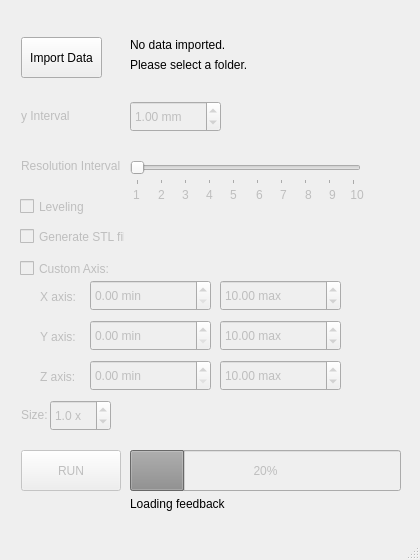
<?xml version="1.0" encoding="UTF-8"?>
<ui version="4.0">
 <class>MainWindow</class>
 <widget class="QMainWindow" name="MainWindow">
  <property name="enabled">
   <bool>true</bool>
  </property>
  <property name="geometry">
   <rect>
    <x>0</x>
    <y>0</y>
    <width>420</width>
    <height>560</height>
   </rect>
  </property>
  <property name="sizePolicy">
   <sizepolicy hsizetype="Preferred" vsizetype="Preferred">
    <horstretch>0</horstretch>
    <verstretch>0</verstretch>
   </sizepolicy>
  </property>
  <property name="minimumSize">
   <size>
    <width>0</width>
    <height>0</height>
   </size>
  </property>
  <property name="windowTitle">
   <string>MainWindow</string>
  </property>
  <widget class="QWidget" name="centralwidget">
   <widget class="QPushButton" name="pushButton_run">
    <property name="enabled">
     <bool>false</bool>
    </property>
    <property name="geometry">
     <rect>
      <x>21</x>
      <y>450</y>
      <width>100</width>
      <height>41</height>
     </rect>
    </property>
    <property name="sizePolicy">
     <sizepolicy hsizetype="Minimum" vsizetype="Ignored">
      <horstretch>0</horstretch>
      <verstretch>0</verstretch>
     </sizepolicy>
    </property>
    <property name="minimumSize">
     <size>
      <width>1</width>
      <height>0</height>
     </size>
    </property>
    <property name="text">
     <string>RUN</string>
    </property>
   </widget>
   <widget class="QProgressBar" name="progressBar">
    <property name="enabled">
     <bool>false</bool>
    </property>
    <property name="geometry">
     <rect>
      <x>130</x>
      <y>450</y>
      <width>271</width>
      <height>41</height>
     </rect>
    </property>
    <property name="value">
     <number>20</number>
    </property>
   </widget>
   <widget class="QLabel" name="label_loading">
    <property name="geometry">
     <rect>
      <x>130</x>
      <y>496</y>
      <width>231</width>
      <height>16</height>
     </rect>
    </property>
    <property name="text">
     <string>Loading feedback</string>
    </property>
   </widget>
   <widget class="QLabel" name="label_9">
    <property name="enabled">
     <bool>false</bool>
    </property>
    <property name="geometry">
     <rect>
      <x>322</x>
      <y>184</y>
      <width>21</width>
      <height>21</height>
     </rect>
    </property>
    <property name="text">
     <string>9</string>
    </property>
    <property name="scaledContents">
     <bool>false</bool>
    </property>
    <property name="alignment">
     <set>Qt::AlignCenter</set>
    </property>
   </widget>
   <widget class="QLabel" name="label_8">
    <property name="enabled">
     <bool>false</bool>
    </property>
    <property name="geometry">
     <rect>
      <x>298</x>
      <y>184</y>
      <width>21</width>
      <height>21</height>
     </rect>
    </property>
    <property name="text">
     <string>8</string>
    </property>
    <property name="scaledContents">
     <bool>false</bool>
    </property>
    <property name="alignment">
     <set>Qt::AlignCenter</set>
    </property>
   </widget>
   <widget class="QLabel" name="label_7">
    <property name="enabled">
     <bool>false</bool>
    </property>
    <property name="geometry">
     <rect>
      <x>273</x>
      <y>184</y>
      <width>21</width>
      <height>21</height>
     </rect>
    </property>
    <property name="text">
     <string>7</string>
    </property>
    <property name="scaledContents">
     <bool>false</bool>
    </property>
    <property name="alignment">
     <set>Qt::AlignCenter</set>
    </property>
   </widget>
   <widget class="QLabel" name="label_6">
    <property name="enabled">
     <bool>false</bool>
    </property>
    <property name="geometry">
     <rect>
      <x>249</x>
      <y>184</y>
      <width>21</width>
      <height>21</height>
     </rect>
    </property>
    <property name="text">
     <string>6</string>
    </property>
    <property name="scaledContents">
     <bool>false</bool>
    </property>
    <property name="alignment">
     <set>Qt::AlignCenter</set>
    </property>
   </widget>
   <widget class="QLabel" name="label_5">
    <property name="enabled">
     <bool>false</bool>
    </property>
    <property name="geometry">
     <rect>
      <x>223</x>
      <y>184</y>
      <width>21</width>
      <height>21</height>
     </rect>
    </property>
    <property name="text">
     <string>5</string>
    </property>
    <property name="scaledContents">
     <bool>false</bool>
    </property>
    <property name="alignment">
     <set>Qt::AlignCenter</set>
    </property>
   </widget>
   <widget class="QLabel" name="label_4">
    <property name="enabled">
     <bool>false</bool>
    </property>
    <property name="geometry">
     <rect>
      <x>199</x>
      <y>184</y>
      <width>21</width>
      <height>21</height>
     </rect>
    </property>
    <property name="text">
     <string>4</string>
    </property>
    <property name="scaledContents">
     <bool>false</bool>
    </property>
    <property name="alignment">
     <set>Qt::AlignCenter</set>
    </property>
   </widget>
   <widget class="QLabel" name="label_3">
    <property name="enabled">
     <bool>false</bool>
    </property>
    <property name="geometry">
     <rect>
      <x>175</x>
      <y>184</y>
      <width>21</width>
      <height>21</height>
     </rect>
    </property>
    <property name="text">
     <string>3</string>
    </property>
    <property name="scaledContents">
     <bool>false</bool>
    </property>
    <property name="alignment">
     <set>Qt::AlignCenter</set>
    </property>
   </widget>
   <widget class="QLabel" name="label_2">
    <property name="enabled">
     <bool>false</bool>
    </property>
    <property name="geometry">
     <rect>
      <x>151</x>
      <y>184</y>
      <width>21</width>
      <height>21</height>
     </rect>
    </property>
    <property name="text">
     <string>2</string>
    </property>
    <property name="scaledContents">
     <bool>false</bool>
    </property>
    <property name="alignment">
     <set>Qt::AlignCenter</set>
    </property>
   </widget>
   <widget class="QLabel" name="label_1">
    <property name="enabled">
     <bool>false</bool>
    </property>
    <property name="geometry">
     <rect>
      <x>126</x>
      <y>184</y>
      <width>21</width>
      <height>21</height>
     </rect>
    </property>
    <property name="text">
     <string>1</string>
    </property>
    <property name="scaledContents">
     <bool>false</bool>
    </property>
    <property name="alignment">
     <set>Qt::AlignCenter</set>
    </property>
   </widget>
   <widget class="QLabel" name="label_importData2">
    <property name="geometry">
     <rect>
      <x>130</x>
      <y>57</y>
      <width>241</width>
      <height>16</height>
     </rect>
    </property>
    <property name="text">
     <string>Please select a folder.</string>
    </property>
   </widget>
   <widget class="QLabel" name="label_importData">
    <property name="geometry">
     <rect>
      <x>130</x>
      <y>37</y>
      <width>241</width>
      <height>16</height>
     </rect>
    </property>
    <property name="text">
     <string>No data imported.</string>
    </property>
   </widget>
   <widget class="QLabel" name="label_resInterval">
    <property name="enabled">
     <bool>false</bool>
    </property>
    <property name="geometry">
     <rect>
      <x>21</x>
      <y>158</y>
      <width>111</width>
      <height>16</height>
     </rect>
    </property>
    <property name="text">
     <string>Resolution Interval</string>
    </property>
   </widget>
   <widget class="QCheckBox" name="checkBox">
    <property name="enabled">
     <bool>false</bool>
    </property>
    <property name="geometry">
     <rect>
      <x>20</x>
      <y>228</y>
      <width>105</width>
      <height>17</height>
     </rect>
    </property>
    <property name="layoutDirection">
     <enum>Qt::LeftToRight</enum>
    </property>
    <property name="autoFillBackground">
     <bool>true</bool>
    </property>
    <property name="text">
     <string>Generate STL file</string>
    </property>
   </widget>
   <widget class="QPushButton" name="pushButton_importData">
    <property name="geometry">
     <rect>
      <x>21</x>
      <y>37</y>
      <width>81</width>
      <height>41</height>
     </rect>
    </property>
    <property name="sizePolicy">
     <sizepolicy hsizetype="Minimum" vsizetype="Fixed">
      <horstretch>0</horstretch>
      <verstretch>0</verstretch>
     </sizepolicy>
    </property>
    <property name="text">
     <string>Import Data</string>
    </property>
   </widget>
   <widget class="QDoubleSpinBox" name="doubleSpinBox">
    <property name="enabled">
     <bool>false</bool>
    </property>
    <property name="geometry">
     <rect>
      <x>130</x>
      <y>101</y>
      <width>91</width>
      <height>31</height>
     </rect>
    </property>
    <property name="suffix">
     <string> mm</string>
    </property>
    <property name="minimum">
     <double>0.010000000000000</double>
    </property>
    <property name="maximum">
     <double>999999.000000000000000</double>
    </property>
    <property name="singleStep">
     <double>0.010000000000000</double>
    </property>
    <property name="value">
     <double>1.000000000000000</double>
    </property>
   </widget>
   <widget class="QSlider" name="horizontalSlider">
    <property name="enabled">
     <bool>false</bool>
    </property>
    <property name="geometry">
     <rect>
      <x>130</x>
      <y>158</y>
      <width>231</width>
      <height>27</height>
     </rect>
    </property>
    <property name="minimum">
     <number>1</number>
    </property>
    <property name="maximum">
     <number>10</number>
    </property>
    <property name="singleStep">
     <number>1</number>
    </property>
    <property name="orientation">
     <enum>Qt::Horizontal</enum>
    </property>
    <property name="invertedAppearance">
     <bool>false</bool>
    </property>
    <property name="invertedControls">
     <bool>false</bool>
    </property>
    <property name="tickPosition">
     <enum>QSlider::TicksBelow</enum>
    </property>
    <property name="tickInterval">
     <number>1</number>
    </property>
   </widget>
   <widget class="QLabel" name="label_yInterval">
    <property name="enabled">
     <bool>false</bool>
    </property>
    <property name="geometry">
     <rect>
      <x>21</x>
      <y>108</y>
      <width>81</width>
      <height>16</height>
     </rect>
    </property>
    <property name="text">
     <string>y Interval</string>
    </property>
   </widget>
   <widget class="QLabel" name="label_10">
    <property name="enabled">
     <bool>false</bool>
    </property>
    <property name="geometry">
     <rect>
      <x>347</x>
      <y>184</y>
      <width>20</width>
      <height>21</height>
     </rect>
    </property>
    <property name="text">
     <string>10</string>
    </property>
    <property name="scaledContents">
     <bool>false</bool>
    </property>
    <property name="alignment">
     <set>Qt::AlignCenter</set>
    </property>
   </widget>
   <widget class="QCheckBox" name="checkBox_leveling">
    <property name="enabled">
     <bool>false</bool>
    </property>
    <property name="geometry">
     <rect>
      <x>20</x>
      <y>198</y>
      <width>105</width>
      <height>17</height>
     </rect>
    </property>
    <property name="layoutDirection">
     <enum>Qt::LeftToRight</enum>
    </property>
    <property name="autoFillBackground">
     <bool>true</bool>
    </property>
    <property name="text">
     <string>Leveling</string>
    </property>
   </widget>
   <widget class="QCheckBox" name="checkBox_custom_axis">
    <property name="enabled">
     <bool>false</bool>
    </property>
    <property name="geometry">
     <rect>
      <x>20</x>
      <y>260</y>
      <width>105</width>
      <height>17</height>
     </rect>
    </property>
    <property name="layoutDirection">
     <enum>Qt::LeftToRight</enum>
    </property>
    <property name="autoFillBackground">
     <bool>true</bool>
    </property>
    <property name="text">
     <string>Custom Axis:</string>
    </property>
   </widget>
   <widget class="QDoubleSpinBox" name="doubleSpinBox_size">
    <property name="enabled">
     <bool>false</bool>
    </property>
    <property name="geometry">
     <rect>
      <x>50</x>
      <y>400</y>
      <width>61</width>
      <height>31</height>
     </rect>
    </property>
    <property name="suffix">
     <string> x</string>
    </property>
    <property name="decimals">
     <number>1</number>
    </property>
    <property name="minimum">
     <double>0.100000000000000</double>
    </property>
    <property name="maximum">
     <double>5.000000000000000</double>
    </property>
    <property name="singleStep">
     <double>0.100000000000000</double>
    </property>
    <property name="value">
     <double>1.000000000000000</double>
    </property>
   </widget>
   <widget class="QLabel" name="label_size">
    <property name="enabled">
     <bool>false</bool>
    </property>
    <property name="geometry">
     <rect>
      <x>21</x>
      <y>407</y>
      <width>31</width>
      <height>16</height>
     </rect>
    </property>
    <property name="text">
     <string>Size:</string>
    </property>
   </widget>
   <widget class="QDoubleSpinBox" name="doubleSpinBox_x_min">
    <property name="enabled">
     <bool>false</bool>
    </property>
    <property name="geometry">
     <rect>
      <x>90</x>
      <y>280</y>
      <width>121</width>
      <height>31</height>
     </rect>
    </property>
    <property name="suffix">
     <string> min</string>
    </property>
    <property name="minimum">
     <double>0.000000000000000</double>
    </property>
    <property name="maximum">
     <double>999999.000000000000000</double>
    </property>
    <property name="singleStep">
     <double>0.010000000000000</double>
    </property>
    <property name="value">
     <double>0.000000000000000</double>
    </property>
   </widget>
   <widget class="QDoubleSpinBox" name="doubleSpinBox_x_max">
    <property name="enabled">
     <bool>false</bool>
    </property>
    <property name="geometry">
     <rect>
      <x>220</x>
      <y>280</y>
      <width>121</width>
      <height>31</height>
     </rect>
    </property>
    <property name="suffix">
     <string> max</string>
    </property>
    <property name="minimum">
     <double>0.000000000000000</double>
    </property>
    <property name="maximum">
     <double>999999.000000000000000</double>
    </property>
    <property name="singleStep">
     <double>0.010000000000000</double>
    </property>
    <property name="value">
     <double>10.000000000000000</double>
    </property>
   </widget>
   <widget class="QLabel" name="label_x_axis">
    <property name="enabled">
     <bool>false</bool>
    </property>
    <property name="geometry">
     <rect>
      <x>40</x>
      <y>290</y>
      <width>47</width>
      <height>13</height>
     </rect>
    </property>
    <property name="text">
     <string>X axis:</string>
    </property>
   </widget>
   <widget class="QLabel" name="label_y_axis">
    <property name="enabled">
     <bool>false</bool>
    </property>
    <property name="geometry">
     <rect>
      <x>40</x>
      <y>330</y>
      <width>47</width>
      <height>13</height>
     </rect>
    </property>
    <property name="text">
     <string>Y axis:</string>
    </property>
   </widget>
   <widget class="QDoubleSpinBox" name="doubleSpinBox_y_max">
    <property name="enabled">
     <bool>false</bool>
    </property>
    <property name="geometry">
     <rect>
      <x>220</x>
      <y>320</y>
      <width>121</width>
      <height>31</height>
     </rect>
    </property>
    <property name="suffix">
     <string> max</string>
    </property>
    <property name="decimals">
     <number>2</number>
    </property>
    <property name="minimum">
     <double>0.000000000000000</double>
    </property>
    <property name="maximum">
     <double>999999.000000000000000</double>
    </property>
    <property name="singleStep">
     <double>0.010000000000000</double>
    </property>
    <property name="value">
     <double>10.000000000000000</double>
    </property>
   </widget>
   <widget class="QDoubleSpinBox" name="doubleSpinBox_y_min">
    <property name="enabled">
     <bool>false</bool>
    </property>
    <property name="geometry">
     <rect>
      <x>90</x>
      <y>320</y>
      <width>121</width>
      <height>31</height>
     </rect>
    </property>
    <property name="suffix">
     <string> min</string>
    </property>
    <property name="minimum">
     <double>0.000000000000000</double>
    </property>
    <property name="maximum">
     <double>999999.000000000000000</double>
    </property>
    <property name="singleStep">
     <double>0.010000000000000</double>
    </property>
    <property name="value">
     <double>0.000000000000000</double>
    </property>
   </widget>
   <widget class="QLabel" name="label_z_axis">
    <property name="enabled">
     <bool>false</bool>
    </property>
    <property name="geometry">
     <rect>
      <x>40</x>
      <y>370</y>
      <width>47</width>
      <height>13</height>
     </rect>
    </property>
    <property name="text">
     <string>Z axis:</string>
    </property>
   </widget>
   <widget class="QDoubleSpinBox" name="doubleSpinBox_z_max">
    <property name="enabled">
     <bool>false</bool>
    </property>
    <property name="geometry">
     <rect>
      <x>220</x>
      <y>360</y>
      <width>121</width>
      <height>31</height>
     </rect>
    </property>
    <property name="suffix">
     <string> max</string>
    </property>
    <property name="minimum">
     <double>0.000000000000000</double>
    </property>
    <property name="maximum">
     <double>999999.000000000000000</double>
    </property>
    <property name="singleStep">
     <double>0.010000000000000</double>
    </property>
    <property name="value">
     <double>10.000000000000000</double>
    </property>
   </widget>
   <widget class="QDoubleSpinBox" name="doubleSpinBox_z_min">
    <property name="enabled">
     <bool>false</bool>
    </property>
    <property name="geometry">
     <rect>
      <x>90</x>
      <y>360</y>
      <width>121</width>
      <height>31</height>
     </rect>
    </property>
    <property name="suffix">
     <string> min</string>
    </property>
    <property name="minimum">
     <double>0.000000000000000</double>
    </property>
    <property name="maximum">
     <double>999999.000000000000000</double>
    </property>
    <property name="singleStep">
     <double>0.010000000000000</double>
    </property>
    <property name="value">
     <double>0.000000000000000</double>
    </property>
   </widget>
  </widget>
  <widget class="QMenuBar" name="menubar">
   <property name="geometry">
    <rect>
     <x>0</x>
     <y>0</y>
     <width>420</width>
     <height>21</height>
    </rect>
   </property>
  </widget>
  <widget class="QStatusBar" name="statusbar"/>
 </widget>
 <resources/>
 <connections/>
</ui>
